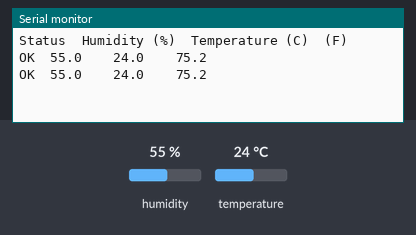
A sketch run on a simulated Arduino Uno, built with avr-gcc and run on an emulated ATmega328P. On the bench: the last lines printed to the serial monitor. The test bench sets the inputs (shaded band); at power-on: humidity 55 %, temperature 24 °C.

Above: at 4.8 s.
4.9 s: humidity set to 22 %
At 6.4 s:
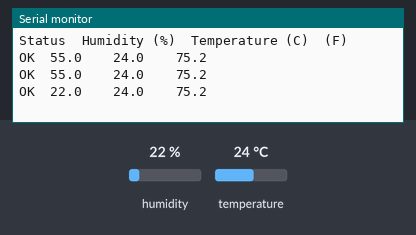
7.9 s: temperature set to 12 °C
At 9.3 s:
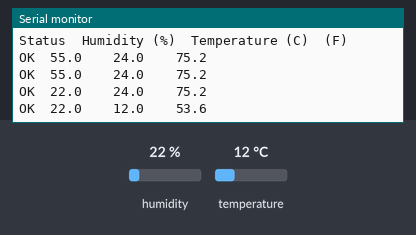
10.9 s: humidity set to 40 %
At 12.8 s:
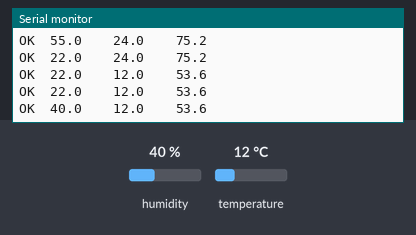
Timing chart, 0 to 14.3 s (numbered marks = the images above; inputs shaded):
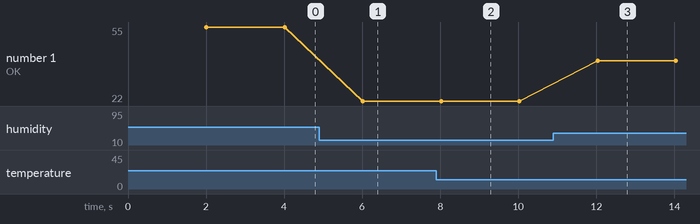

The sketch:

humadity__dht.ino
```cpp
#include <DHT.h>
DHT dht;

void setup()
{
  Serial.begin(9600);
  Serial.println();
  Serial.println("Status\tHumidity (%)\tTemperature (C)\t(F)");

  dht.setup(2);   /* set pin for data communication */
}

void loop()
{
  delay(dht.getMinimumSamplingPeriod());  /* Delay of amount equal to sampling period */

  float humidity = dht.getHumidity();     /* Get humidity value */
  float temperature = dht.getTemperature(); /* Get temperature value */

  Serial.print(dht.getStatusString());      /* Print status of communication */
  Serial.print("\t");
  Serial.print(humidity, 1);
  Serial.print("\t\t");
  Serial.print(temperature, 1);
  Serial.print("\t\t");
  Serial.println(dht.toFahrenheit(temperature), 1); /* Convert temperature to Fahrenheit units */
}
```

Measured:
- after the input at 4.9 s, the serial monitor: prints a new line after 1.1 s (image 1)
- after the input at 7.9 s, the serial monitor: prints a new line after 0.12 s (image 2)
- after the input at 10.9 s, the serial monitor: prints a new line after 1.1 s (image 3)
- plotted number 1: 55 → 22 after the input at 4.9 s, 22 → 40 after the input at 10.9 s
